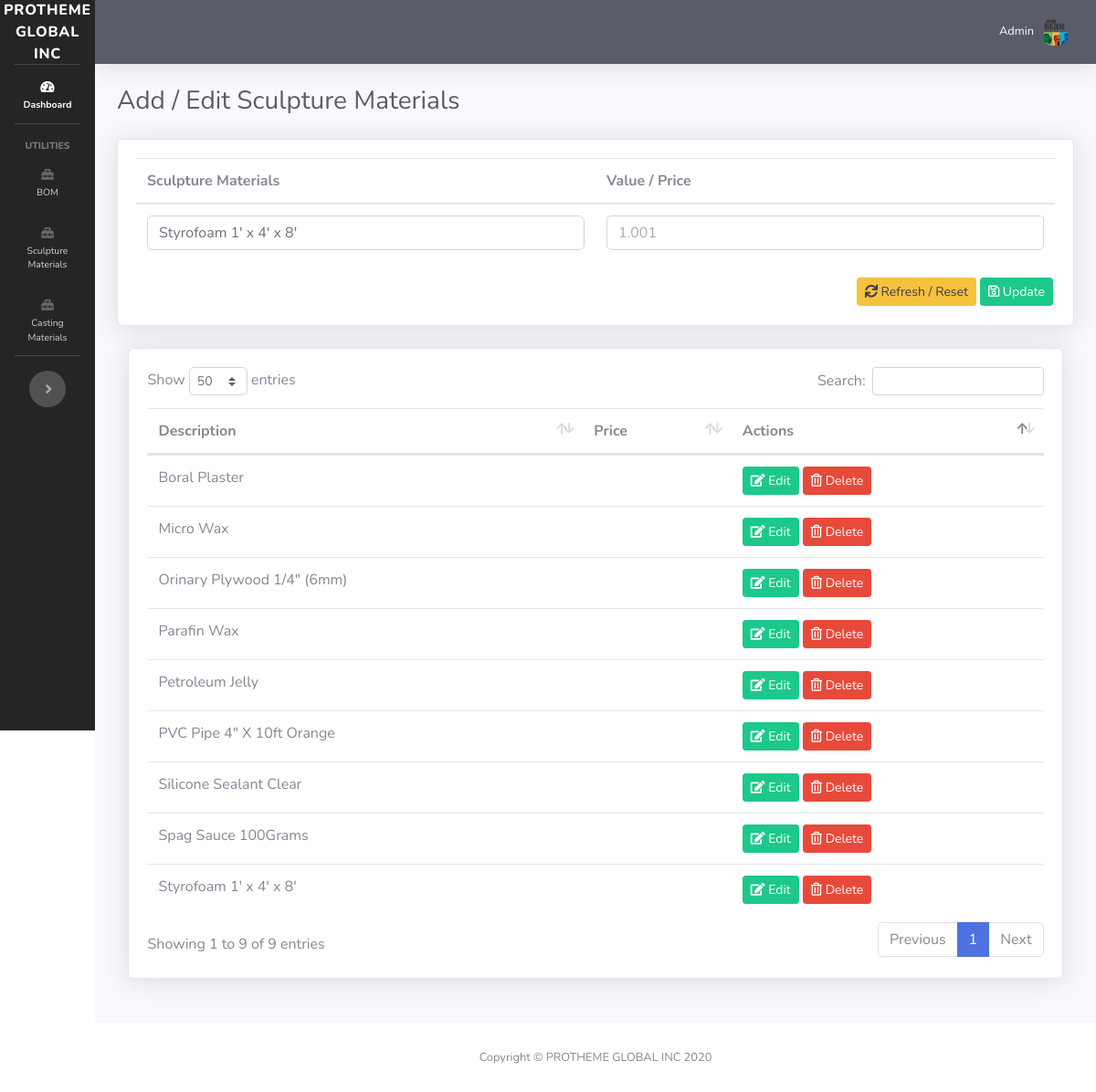
The page /add-sculpture-materials.php?edit_sculpture_materials=1 on the database its author committed.
### tables this page shows
CREATE TABLE `sculpture_materials` (
  `id` int(11) NOT NULL,
  `description` varchar(128) NOT NULL
);

### process_materials.php (called while the page is built, shortened)
<?php
    include("dbh.php");
    if(isset($_GET['edit_sculpture_materials'])){
        $update_sculpture_materials = true;
        $id = $_GET['edit_sculpture_materials'];
        $getSculptureMaterials = $mysqli->query("SELECT * FROM sculpture_materials WHERE id = '$id' ") or die ($mysqli->error);
        $newSculptureMaterial = $getSculptureMaterials->fetch_assoc();
    }

### add-sculpture-materials.php (the view, shortened to what this page needs)
<?php
require_once 'process_materials.php';
include("sidebar.php");
$getSculptureMaterials = $mysqli->query('SELECT * FROM sculpture_materials') or die ($mysqli->error);
?>
<div id="content-wrapper" class="d-flex flex-column">
    <div id="content">
        <?php
        include("topbar.php");
        ?>
        <div class="container-fluid">
            <div class="d-sm-flex align-items-center justify-content-between mb-4">
                <h1 class="h3 mb-0 text-gray-800">Add / Edit Sculpture Materials</h1>
            </div>
            <div class="row">
                <div class="col-lg-12 mb-4">
                    <div class="card shadow mb-4">
                        <form action="process_materials.php" method="POST" class="mb-1">
                            <div class="card-body">
                                <table class="table">
                                    <thead>
                                    <tr>
                                        <th>Sculpture Materials</th>
                                        <th>Value / Price</th>
                                    </tr>
                                    </thead>
                                    <tbody>
                                    <tr>
                                        <td><input type="text" class="form-control" name="sculpture_materials" placeholder="1cm spag resin" value="<?php if($update_sculpture_materials){echo $newSculptureMaterial['description'];} ?>" required></td>
                                        <td><input type="number" class="form-control" name="value_price" placeholder="1.001" step="0.00001" value="<?php if($update_sculpture_materials){echo $newSculptureMaterial['price'];} ?>" required></td>
                                    </tr>
                                    </tbody>
                                </table>
                                <button type="submit" class="btn btn-success btn-sm mb-1 float-right" name="update_sculpture_materials" style="<?php if(!$update_sculpture_materials){echo"display: none;";}?>  margin: 2px;"><i class="far fa-save"></i> Update</button>
                                <a href="add-sculpture-materials.php" class="btn btn-sm btn-warning float-right text-gray-900" style=" margin: 2px;"><i class="fas fa-sync"></i> Refresh / Reset</a>
                        </form>
                    </div>
                </div>
                <div class="col-lg-12 mb-4">
                    <div class="card shadow mb-12" style="padding: 2%;">
                        <table class="table" id="itemSculptureMaterials">
                            <thead>
                            <tr>
                                <th>Description</th>
                                <th>Price</th>
                                <th>Actions</th>
                            </tr>
                            </thead>
                            <tbody>
                            <?php while($newSculptureMaterials=$getSculptureMaterials->fetch_assoc()){ ?>
                                <tr>
                                    <td><?php echo $newSculptureMaterials['description']; ?></td>
                                    <td><?php echo $newSculptureMaterials['price']; ?></td>
                                    <td>
                                        <a style="" href="add-sculpture-materials.php?edit_sculpture_materials=<?php echo $newSculptureMaterials['id']; ?>" class="btn btn-sm btn-success"><i class="fas fa-edit"></i> Edit</a>
                                        <button type="button" class="btn btn-sm btn-danger" data-toggle="modal" data-target="#exampleModal<?php echo $newSculptureMaterials['id']; ?>">
                                            <i class="far fa-trash-alt"></i> Delete
                                        </button>
                                    </td>
                                </tr>
                            <?php }?>
                            </tbody>
                        </table>
                    </div>
                </div>
            </div>
        </div>
    </div>
</div>
<?php include("footer.php"); ?>

### sidebar.php (style rules this page uses)
::placeholder { opacity: 0.7 !important; }
body, input, textarea { scroll-behavior: smooth !important; }

### rows shown on the page
sculpture_materials: sculpture_materials "Styrofoam 1' x 4' x 8'", description "Styrofoam 1' x 4' x 8'"
sculpture_materials: description "Micro Wax"
sculpture_materials: description "Parafin Wax"
sculpture_materials: description "Petroleum Jelly"
sculpture_materials: description "Silicone Sealant Clear"
sculpture_materials: description "Boral Plaster"
sculpture_materials: description "PVC Pipe 4\" X 10ft Orange"
sculpture_materials: description "Orinary Plywood 1/4\" (6mm)"
sculpture_materials: description "Spag Sauce 100Grams"
